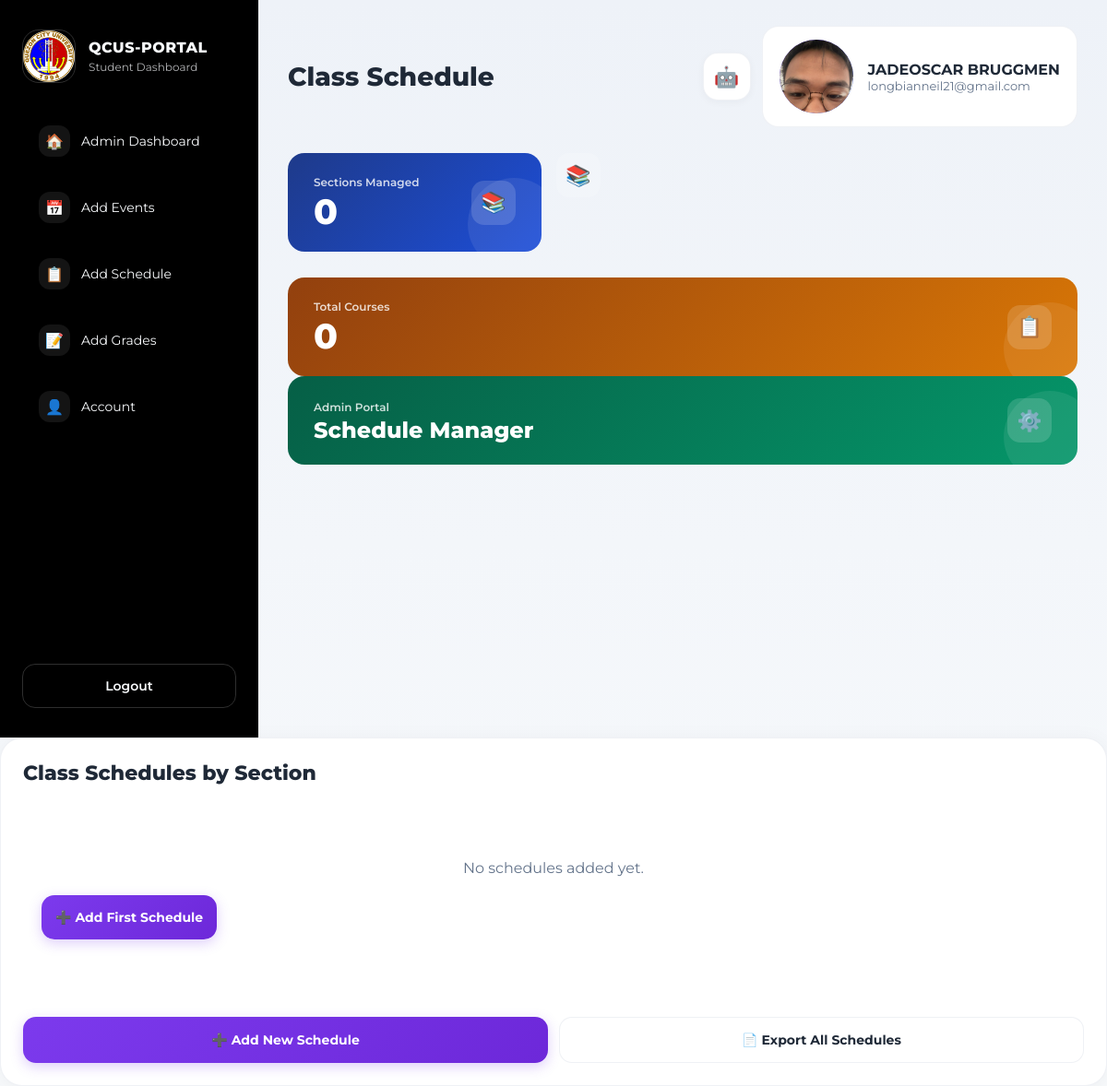
/admin_dashboard/admin_sched.php (signed in), run on the app's committed database.
### tables this page shows
CREATE TABLE `students` (
  `id` int(11) NOT NULL,
  `student_id` varchar(20) NOT NULL,
  `first_name` varchar(100) NOT NULL,
  `last_name` varchar(100) NOT NULL,
  `middle_name` varchar(100) DEFAULT NULL,
  `email` varchar(150) NOT NULL,
  `phone_number` varchar(20) DEFAULT NULL,
  `address` text DEFAULT NULL,
  `birthday` date DEFAULT NULL,
  `course` varchar(100) DEFAULT NULL,
  `year_level` varchar(20) DEFAULT NULL,
  `password` varchar(255) NOT NULL,
  `created_at` timestamp NOT NULL DEFAULT current_timestamp(),
  `gender` varchar(20) DEFAULT NULL,
  `profile_pic` varchar(255) DEFAULT NULL,
  `section` varchar(20) DEFAULT NULL
);

### admin_dashboard/admin_sched.php (the view, shortened to what this page needs)
<?php
require_once '../config/config.php';
$stmt = mysqli_prepare($conn, "SELECT * FROM students WHERE student_id = ?");
mysqli_stmt_bind_param($stmt, 's', $_SESSION['student_id']);
mysqli_stmt_execute($stmt);
$result = mysqli_stmt_get_result($stmt);
$user = mysqli_fetch_assoc($result);
$picPath = $user['profile_pic']
    ? '../uploads/profile_pics/' . $user['profile_pic']
    : null;
$initials = strtoupper(substr($user['first_name'], 0, 1) . substr($user['last_name'], 0, 1));
$fullName  = $user['first_name'] . ' ' . $user['last_name'];
$schedules = [];
?>
<!DOCTYPE html>
<html lang="en">
<head>
</head>
<body>
<div class="app-shell">
  <aside class="sidebar">
    <div class="sidebar-brand">
      <div class="nav-logo">
        <img src="../images/QCU-logo.png" alt="QCU Logo" />
      </div>
      <div>
        <span class="brand-title">QCUS-PORTAL</span>
        <span class="brand-sub">Student Dashboard</span>
      </div>
    </div>
    <nav class="sidebar-nav" aria-label="Dashboard navigation">
       <a href="admin_dashboard.php"    class="nav-item"><span class="nav-item-icon">🏠</span>Admin Dashboard</a>
      <a href="admin_events.php"       class="nav-item"><span class="nav-item-icon">📅</span>Add Events</a>
      <a href="admin_sched.php" class="nav-item" active><span class="nav-item-icon">📋</span>Add Schedule</a>
      <a href="admin_grades.php"       class="nav-item"><span class="nav-item-icon">📝</span>Add Grades</a>
      <a href="admin_account.php"    class="nav-item"><span class="nav-item-icon">👤</span>Account</a>
    </nav>
    <div class="sidebar-footer">
        <button type="button" class="logout-button" onclick="window.location.href='../landingpage/logout.php'"> Logout</button>
    </div>
  </aside>
  <main class="main-area">
    <header class="topbar">
      <h1 class="page-title">Class Schedule</h1>
      <div class="topbar-right">
        <button type="button" class="chatbot-btn" title="AI Assistant" onclick="alert('Chatbot coming soon!')">🤖</button>
        <div class="profile-card">
          <div class="profile-avatar" style="width: 80px; height: 80px; border-radius: 50%; overflow: hidden;">
            <?php if ($picPath): ?>
              <img src="<?= htmlspecialchars($picPath) ?>" alt="Profile Picture" style="width:100%; height:100%; object-fit:cover;" />
            <?php else: ?>
              <?= $initials ?>
            <?php endif; ?>
          </div>
          <div>
            <p class="profile-name"><?= htmlspecialchars($fullName) ?></p>
            <p class="profile-email"><?= htmlspecialchars($user['email']) ?></p>
          </div>
        </div>
      </div>
    </header>
    <div class="stat-grid">
      <div class="stat-card blue">
        <div class="stat-info">
          <span class="stat-label">Sections Managed</span>
          <span class="stat-value"><?= count($schedules) ?></span>
        </div>
        <div class="stat-icon">📚</div>
      </div>
        <div class="stat-icon">📚</div>
      </div>
      <div class="stat-card amber">
        <div class="stat-info">
          <span class="stat-label">Total Courses</span>
          <span class="stat-value"><?= array_reduce($schedules, fn($sum, $s) => $sum + count($s), 0) ?></span>
        </div>
        <div class="stat-icon">📋</div>
      </div>
      <div class="stat-card green">
        <div class="stat-info">
          <span class="stat-label">Admin Portal</span>
          <span class="stat-value large-text">Schedule Manager</span>
        </div>
        <div class="stat-icon">⚙️</div>
      </div>
    </div>
    <div class="card">
      <div class="sched-header">
        <h2>Class Schedules by Section</h2>
      </div>
      <?php if (empty($schedules)): ?>
        <div style="text-align: center; padding: 60px 20px;">
          <p style="color: var(--text-muted); font-size: 16px; margin: 0 0 20px;">No schedules added yet.</p>
          <button type="button" class="action-btn btn-primary" onclick="openAddScheduleModal()">➕ Add First Schedule</button>
        </div>
      <?php endif; ?>
      <div class="action-bar">
        <button type="button" class="action-btn btn-primary" onclick="openAddScheduleModal()">➕ Add New Schedule</button>
        <button type="button" class="action-btn btn-secondary">📄 Export All Schedules</button>
      </div>
    </div>
</body>
</html>

### data on the page
students: profile_pic (picture), fullName "JADEOSCAR BRUGGMEN", email "longbianneil21@gmail.com"

### other printed values
count($schedules) "0"
array_reduce($schedules, fn($sum, $s) => $sum + count($s), 0) "0"
